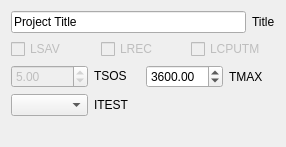
             <widget class="QWidget" name="generalPage">
              <property name="geometry">
               <rect>
                <x>0</x>
                <y>0</y>
                <width>286</width>
                <height>147</height>
               </rect>
              </property>
              <attribute name="label">
               <string>General</string>
              </attribute>
              <attribute name="toolTip">
               <string>General settings (g)</string>
              </attribute>
              <layout class="QVBoxLayout" name="verticalLayout_9">
               <item>
                <layout class="QHBoxLayout" name="horizontalLayout">
                 <item>
                  <widget class="QLineEdit" name="TITLE">
                   <property name="toolTip">
                    <string>Name of the project</string>
                   </property>
                   <property name="text">
                    <string>Project Title</string>
                   </property>
                  </widget>
                 </item>
                 <item>
                  <widget class="QLabel" name="label_30">
                   <property name="text">
                    <string>Title</string>
                   </property>
                  </widget>
                 </item>
                </layout>
               </item>
               <item>
                <layout class="QGridLayout" name="gridLayout_2">
                 <item row="0" column="0">
                  <widget class="QCheckBox" name="LSAV">
                   <property name="enabled">
                    <bool>false</bool>
                   </property>
                   <property name="toolTip">
                    <string>Save the intermediate results when the CPU time is
expired. A file for saving has to be allocated when LSAV
is true. The default value of the logical device number
assigned to this file is 1.
When ITEST=0, ABCI computes wake fields.</string>
                   </property>
                   <property name="text">
                    <string>LSAV</string>
                   </property>
                  </widget>
                 </item>
                 <item row="0" column="1">
                  <widget class="QCheckBox" name="LREC">
                   <property name="enabled">
                    <bool>false</bool>
                   </property>
                   <property name="toolTip">
                    <string>Recover from a previous unfinished job, and restart of
calculation. The file, which was created when LSAV
command was executed, has to be declared for recovery.
The default value of the logical device number assignedthis file is 2.</string>
                   </property>
                   <property name="text">
                    <string>LREC</string>
                   </property>
                  </widget>
                 </item>
                 <item row="0" column="2">
                  <widget class="QCheckBox" name="LCPUTM">
                   <property name="enabled">
                    <bool>false</bool>
                   </property>
                   <property name="toolTip">
                    <string>Activates the subroutine which monitors the remaining
CPU time. If LSAV is true, LCPUTM becomes
automatically true. When LCPUTM=.T. and the
calculation is not yet completed by the time TMAX-TSOS
or the remaining CPU time is less than TSOS, ABCI stops
the calculation and prints out the intermediate results on
printer. To save them on a file, LSAV must be true.</string>
                   </property>
                   <property name="text">
                    <string>LCPUTM</string>
                   </property>
                  </widget>
                 </item>
                </layout>
               </item>
               <item>
                <layout class="QHBoxLayout" name="horizontalLayout_15"/>
               </item>
               <item>
                <layout class="QGridLayout" name="gridLayout_4">
                 <item row="0" column="0">
                  <widget class="QDoubleSpinBox" name="TSOS">
                   <property name="enabled">
                    <bool>false</bool>
                   </property>
                   <property name="toolTip">
                    <string>CPU time devoted to saving the intermediate results on a
file.</string>
                   </property>
                   <property name="decimals">
                    <number>2</number>
                   </property>
                   <property name="maximum">
                    <double>99999.990000000005239</double>
                   </property>
                   <property name="value">
                    <double>5.000000000000000</double>
                   </property>
                  </widget>
                 </item>
                 <item row="0" column="1">
                  <widget class="QLabel" name="label">
                   <property name="sizePolicy">
                    <sizepolicy hsizetype="Preferred" vsizetype="Fixed">
                     <horstretch>0</horstretch>
                     <verstretch>0</verstretch>
                    </sizepolicy>
                   </property>
                   <property name="text">
                    <string>TSOS</string>
                   </property>
                  </widget>
                 </item>
                 <item row="0" column="2">
                  <widget class="QDoubleSpinBox" name="TMAX">
                   <property name="toolTip">
                    <string>CPU time limit for a batch job. It is required to be
specified when a subroutine such as TIMEL of the CERN
library that returns the remaining CPU time is not
available.</string>
                   </property>
                   <property name="maximum">
                    <double>99999.990000000005239</double>
                   </property>
                   <property name="value">
                    <double>3600.000000000000000</double>
                   </property>
                  </widget>
                 </item>
                 <item row="0" column="3">
                  <widget class="QLabel" name="label_2">
                   <property name="text">
                    <string>TMAX</string>
                   </property>
                  </widget>
                 </item>
                 <item row="1" column="0">
                  <widget class="QComboBox" name="ITEST">
                   <property name="toolTip">
                    <string>When ITEST=0, ABCI computes wake fields.
When ITEST=1, ABCI does not calculate any fields, but
generates meshes for a structure to see if the input data are
correct.</string>
                   </property>
                  </widget>
                 </item>
                 <item row="1" column="1">
                  <widget class="QLabel" name="label_29">
                   <property name="text">
                    <string>ITEST</string>
                   </property>
                  </widget>
                 </item>
                </layout>
               </item>
               <item>
                <spacer name="verticalSpacer_2">
                 <property name="orientation">
                  <enum>Qt::Vertical</enum>
                 </property>
                 <property name="sizeHint" stdset="0">
                  <size>
                   <width>20</width>
                   <height>40</height>
                  </size>
                 </property>
                </spacer>
               </item>
              </layout>
             </widget>
